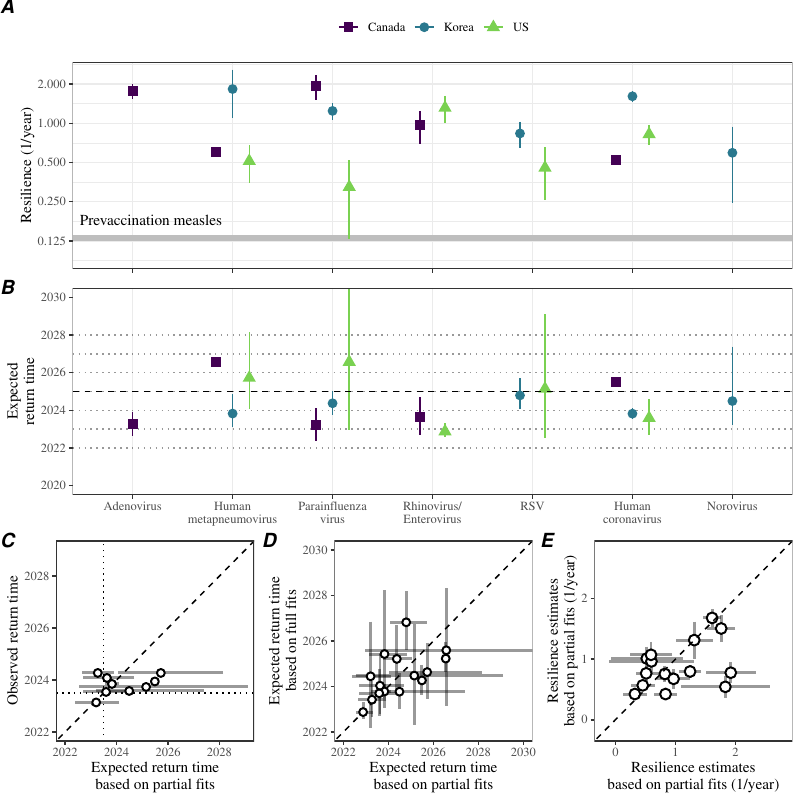

Generate this figure with R:
library(tidyr)
library(dplyr)
library(ggplot2); theme_set(theme_bw(base_family = "Times"))
library(egg)
library(gridExtra)
source("../R/simulate_seir.R")
load("../figure4/figure4_summ.rda")

load("../analysis_takens_acf_fnn/analysis_korea_takens_acf_fnn.rda")
load("../analysis_takens_acf_fnn/analysis_hongkong_takens_acf_fnn.rda")
load("../analysis_takens_acf_fnn/analysis_hongkong_piv_takens_acf_fnn.rda")
load("../analysis_takens_acf_fnn/analysis_hongkong_noro_takens_acf_fnn.rda")
load("../analysis_takens_acf_fnn/analysis_canada_takens_acf_fnn.rda")
load("../analysis_takens_acf_fnn/analysis_nrevss_takens_acf_fnn.rda")

load("../figure1/figure1.rda")

analysis_all <- bind_rows(
  analysis_korea_takens_acf_fnn %>%
    mutate(country="Korea",
           time=year+week/52),
  analysis_canada_takens_acf_fnn %>%
    filter(
      !key %in% c("Flu A", "Flu B")
    ) %>%
    mutate(
      country="Canada",
      key=factor(key,
                 levels=c("AdV", "CoV", "Flu A", "Flu B", "HMPV", "PIV", "RSV", "RV/EV"),
                 labels=c("Adenovirus", "Human coronavirus", "Influenza A", "Influenza B",
                          "Human metapneumovirus",
                          "Parainfluenza virus",
                          "RSV", "Rhinovirus/Enterovirus")),
      time=year+week/52
    ),
  analysis_nrevss_takens_acf_fnn %>%
    mutate(
      country="US",
      key=factor(type,
                 levels=c("Adenovirus", "CoV", "Human metapneumovirus", "Rhinovirus", "PIV", "RSV"),
                 labels=c("Adenovirus", "Human coronavirus", "Human metapneumovirus",
                          "Rhinovirus/Enterovirus",
                          "Parainfluenza virus",
                          "RSV")),
      time=year+week/52
    ) %>%
    select(-type)
) %>%
  ungroup %>%
  mutate(
    key=factor(key,
               levels=c("Adenovirus", "Human metapneumovirus",
                        "Parainfluenza virus", "Rhinovirus/Enterovirus",
                        "RSV", "Human coronavirus", "Bocavirus", "Norovirus"))
  ) %>%
  filter(
    key != "Bocavirus"
  )

analysis_all_lm <- lapply(split(analysis_all, analysis_all[,c("key", "country")]), function(x) {
  if (nrow(x) > 0) {
    x_filter_all <- x %>%
      filter(!is.na(dist_takens),
             dist_takens > 0) %>%
      arrange(year, week)
    
    x_filter <- x_filter_all %>%
      filter(year+week/52 <= 2023+26/52)
    
    x_pre <- filter(x, year <2020)
    
    pre_mean <- mean(log(x_pre$dist_takens), na.rm=TRUE)
    
    dist <- x_filter$dist_takens
    time <- x_filter$time
    
    loesspred <- exp(predict(loess(log(dist)~time, span=0.2)))
    
    dist_all <- x_filter_all$dist_takens
    time_all <- x_filter_all$time
    
    loesspred_all <- exp(predict(loess(log(dist_all)~time_all, span=0.2)))
    
    maxdist <- max(loesspred)
    maxdist_time <- time[which.max(loesspred)]
    meandist <- mean(loesspred[time<2020])
    
    maxdist_all <- max(loesspred_all)
    maxdist_time_all <- time_all[which.max(loesspred_all)]
    
    return_obs <- time_all[which(time_all > maxdist_time_all & loesspred_all < meandist*1.2)[1]]
    
    target_first <- meandist * (maxdist/meandist)^(17/19)
    target_second <- meandist * (maxdist/meandist)^(2/19)
    
    time_first <- time[which(time > maxdist_time & loesspred < target_first)[1]]
    time_last <- time[tail(which(time > maxdist_time & loesspred > target_second), 1)]
    
    if (x$key[1]=="Norovirus" & x$country[1]=="Hong Kong") {
      time_first <- 2022.5
      time_last <- 2024
    } else if (x$key[1]=="Norovirus" & x$country[1]=="Korea") {
      time_first <- 2022.5
      time_last <- 2024
    } else if (x$key[1]=="Rhinovirus/Enterovirus" & x$country[1]=="US") {
      time_first <- 2021+21/52
      time_last <- 2022
    }
    
    # plot(time, dist, log="y")
    # abline(v=time_first)
    # abline(v=time_last)
    # lines(filter(x_filter, time >= time_first, time < time_last)$time, exp(predict(lfit)), col=2)
    
    lfit <- try(lm(log(dist_takens)~time, data=x_filter %>% filter(time >= time_first, time < time_last)))
    
    if (!inherits(lfit, "try-error")) {
      
      est <- -coef(lfit)[[2]]
      lwr <- -confint(lfit)[2,2]
      upr <- -confint(lfit)[2,1]
      
      time_pred <- seq(time_first, 2100, by=0.01)
      
      pp <- predict(lfit, newdata=data.frame(time=time_pred),
                    levels=0.95,
                    interval="prediction")
      
      when <- time_pred[which(pp[,1] < pre_mean)[1]]
      
      when_lwr <- time_pred[which(pp[,2] < pre_mean)[1]]
      
      when_upr <- time_pred[which(pp[,3] < pre_mean)[1]]
      
      data.frame(
        pred=exp(pp[,1]),
        pred_lwr=exp(pp[,2]),
        pred_upr=exp(pp[,3]),
        time=time_pred,
        key=x$key[1],
        country=x$country[1],
        tstart=time_first,
        tend=time_last,
        pre_mean=pre_mean,
        reldist=mean(tail(dist, 52))/mean(dist[time < 2020]),
        when=when,
        when_lwr=when_lwr,
        when_upr=when_upr,
        resilience=-coef(lfit)[[2]],
        resilience_lwr=-confint(lfit)[2,2],
        resilience_upr=-confint(lfit)[2,1],
        return_obs=return_obs
      )
    } else {
      NULL
    }
    
  }
}) %>%
  bind_rows

analysis_all_summ <- analysis_all_lm %>%
  group_by(key, country) %>%
  filter(1:n()==1) %>%
  ungroup %>%
  mutate(
    key=factor(key,
               levels=c("Adenovirus", "Human metapneumovirus",
                        "Parainfluenza virus", "Rhinovirus/Enterovirus",
                        "RSV", "Human coronavirus", "Bocavirus", "Norovirus"))
  )

analysis_all_summ_filter_oos <- analysis_all_summ %>%
  filter(
    reldist < exp(2)
  )

analysis_all_lm_filter <- analysis_all_lm %>%
  merge(select(analysis_all_summ_filter_oos, key, country))

g1 <- ggplot(analysis_all) +
  geom_vline(xintercept=2013:2027, lty=3, col="gray") +
  geom_hline(data=analysis_all_summ, aes(yintercept=exp(pre_mean)), lty=2) +
  geom_line(aes(time, dist_takens)) +
  geom_ribbon(data=analysis_all_lm_filter, aes(time, ymin=pred_lwr, ymax=pred_upr), fill="red", alpha=0.2) +
  geom_line(data=analysis_all_lm_filter, aes(time, pred), col="red") +
  scale_x_continuous("Year",
                     breaks=seq(2014, 2030, by=2),
                     expand=c(0, 0)) +
  scale_y_log10("Nearest neighbor distance from attractor", expand=c(0, 0)) +
  coord_cartesian(xlim=c(2013, 2025), ylim=c(5e-2, 20)) +
  facet_grid(country~key) +
  theme(
    strip.background = element_blank(),
    panel.grid = element_blank(),
    axis.text.x = element_text(angle=45, hjust=1)
  )

ggsave("figure4_dist_oos.pdf", g1, width=12, height=6)

measles_resilience <- -eigen_seir()

analysis_all_summ_filter_oos %>%
  summarize(
    min=min(resilience),
    max=max(resilience)
  )

analysis_all_summ_filter_oos %>%
  filter(key != "Norovirus") %>%
  summarize(
    mean=mean(resilience),
    lwr=t.test(resilience)[[4]][1],
    upr=t.test(resilience)[[4]][2]
  ) %>%
  mutate(
    rel=mean/measles_resilience
  )

analysis_all_summ_filter_oos %>%
  filter(key == "Norovirus") %>%
  select(country, resilience, resilience_lwr, resilience_upr)

lfit <- lm(resilience~country+key, data=analysis_all_summ_filter_oos)

summary(lfit)

afit <- aov(resilience~country+key, data=analysis_all_summ_filter_oos)

summary(afit)

g2 <- ggplot(analysis_all_summ_filter_oos) +
  geom_hline(yintercept=measles_resilience, lty=1, col="gray", lwd=2) +
  annotate("text", x=-Inf, y=0.18, label="Prevaccination measles",
           hjust=-0.05, family="Times") +
  geom_errorbar(aes(key, ymin=resilience_lwr, ymax=resilience_upr, col=country), width=0, 
                position = position_dodge(width=0.5))+
  geom_point(aes(key, resilience, col=country, shape=country), 
             position = position_dodge(width=0.5), size=3) +
  scale_y_log10("Resilience (1/year)", breaks=c(0.125, 0.25, 0.5, 1, 2)) +
  scale_color_viridis_d("Country", end=0.8) +
  scale_shape_manual("Country", values=c(15:18)) +
  coord_cartesian(ylim=c(0.09, 2.5)) +
  theme(
    axis.text.x = element_blank(),
    axis.title.x = element_blank(),
    legend.position = "top",
    legend.title = element_blank()
  )

analysis_all_summ_filter_oos_rename <- analysis_all_summ_filter_oos %>%
  mutate(
    key=factor(key,
               levels=c("Adenovirus", "Human metapneumovirus", "Parainfluenza virus",
                        "Rhinovirus/Enterovirus", "RSV", "Human coronavirus", "Norovirus"),
               labels=c("Adenovirus", "Human\nmetapneumovirus", "Parainfluenza\nvirus",
                        "Rhinovirus/\nEnterovirus", "RSV", "Human\ncoronavirus", "Norovirus"))
  )

g3 <- ggplot(analysis_all_summ_filter_oos_rename) +
  geom_hline(yintercept=2022:2028, lty=3, alpha=0.4) +
  geom_errorbar(aes(key, ymin=when_lwr, ymax=when_upr, col=country), width=0, 
                position = position_dodge(width=0.5)) +
  geom_point(aes(key, when, col=country, shape=country), 
             position = position_dodge(width=0.5), size=3) +
  # geom_hline(yintercept = 2020:2039, lty=3, col="gray") +
  geom_hline(yintercept = 2025, lty=2) +
  scale_y_continuous("Expected\nreturn time",
                     breaks=seq(2020, 2030, by=2)) +
  scale_color_viridis_d("Country", end=0.8) +
  scale_shape_manual("Country", values=c(15:18)) +
  coord_cartesian(ylim=c(2020, 2030)) +
  theme(
    axis.title.x = element_blank(),
    panel.grid.major.y = element_blank(),
    panel.grid.minor.y = element_blank(),
    legend.position = "none"
  )

cor.test(analysis_all_summ_filter_oos$when, analysis_all_summ_filter_oos$return_obs)

g4 <- ggplot(analysis_all_summ_filter_oos) +
  geom_abline(intercept=0, slope=1, lty=2) +
  geom_vline(xintercept=2023.5, lty=3) +
  geom_hline(yintercept=2023.5, lty=3) +
  geom_errorbarh(aes(xmin=when_lwr, xmax=when_upr, y=return_obs), height=0, alpha=0.4, lwd=1) +
  geom_point(aes(when, return_obs), size=2, shape=21, fill="white", stroke=1) +
  scale_x_continuous("Expected return time\nbased on partial fits") +
  scale_y_continuous("Observed return time") +
  coord_cartesian(xlim=c(2022, 2029), ylim=c(2022, 2029)) +
  theme(
    panel.grid = element_blank()
  )

all_summ_comb <- analysis_all_summ_filter %>%
  select(key, country, when, when_lwr, when_upr, resilience, resilience_lwr, resilience_upr) %>%
  rename(
    when_true=when,
    when_lwr_true=when_lwr,
    when_upr_true=when_upr,
    resilience_true=resilience,
    resilience_lwr_true=resilience_lwr,
    resilience_upr_true=resilience_upr
  ) %>%
  merge(
    analysis_all_summ_filter_oos %>%
      select(key, country, when, when_lwr, when_upr, resilience, resilience_lwr, resilience_upr) 
  )

cor.test(all_summ_comb$when, all_summ_comb$when_true)

g5 <- ggplot(all_summ_comb) +
  geom_abline(intercept=0, slope=1, lty=2) +
  geom_errorbar(aes(when, ymin=when_lwr_true, ymax=when_upr_true), width=0, alpha=0.4, lwd=1) +
  geom_errorbarh(aes(xmin=when_lwr, xmax=when_upr, y=when_true), height=0, alpha=0.4, lwd=1) +
  geom_point(aes(when, when_true), size=2, shape=21, fill="white", stroke=1) +
  scale_x_continuous("Expected return time\nbased on partial fits") +
  scale_y_continuous("Expected return time\nbased on full fits") +
  coord_cartesian(xlim=c(2022, 2030), ylim=c(2022, 2030)) +
  theme(
    panel.grid = element_blank()
  )

cor.test(all_summ_comb$resilience, all_summ_comb$resilience_true)

g6 <- ggplot(all_summ_comb) +
  geom_errorbar(aes(resilience, ymin=resilience_lwr_true, ymax=resilience_upr_true), width=0, alpha=0.4, lwd=1) +
  geom_errorbarh(aes(xmin=resilience_lwr, xmax=resilience_upr, y=resilience_true), height=0, alpha=0.4, lwd=1) +
  geom_point(aes(resilience, resilience_true), size=3, shape=21, fill="white", stroke=1) +
  geom_abline(intercept=0, slope=1, lty=2) +
  scale_x_continuous("Resilience estimates\nbased on partial fits (1/year)", limits=c(-0.2, 2.8)) +
  scale_y_continuous("Resilience estimates\nbased on partial fits (1/year)", limits=c(-0.2, 2.8)) +
  theme(
    panel.grid = element_blank()
  )

gcomb <- ggarrange(g2, g3,
                   labels=c("A", "B"),
                   heights=c(1, 1))

gcomb2 <- ggarrange(g4, g5, g6, nrow=1, labels=c("C", "D", "E"))

gfinal <- arrangeGrob(gcomb, gcomb2, nrow=2, heights=c(2, 1))

ggsave("figure4_oos.pdf", gfinal, width=8, height=8)
save("analysis_all_summ_filter_oos", file="figure4_summ_oos.rda")
